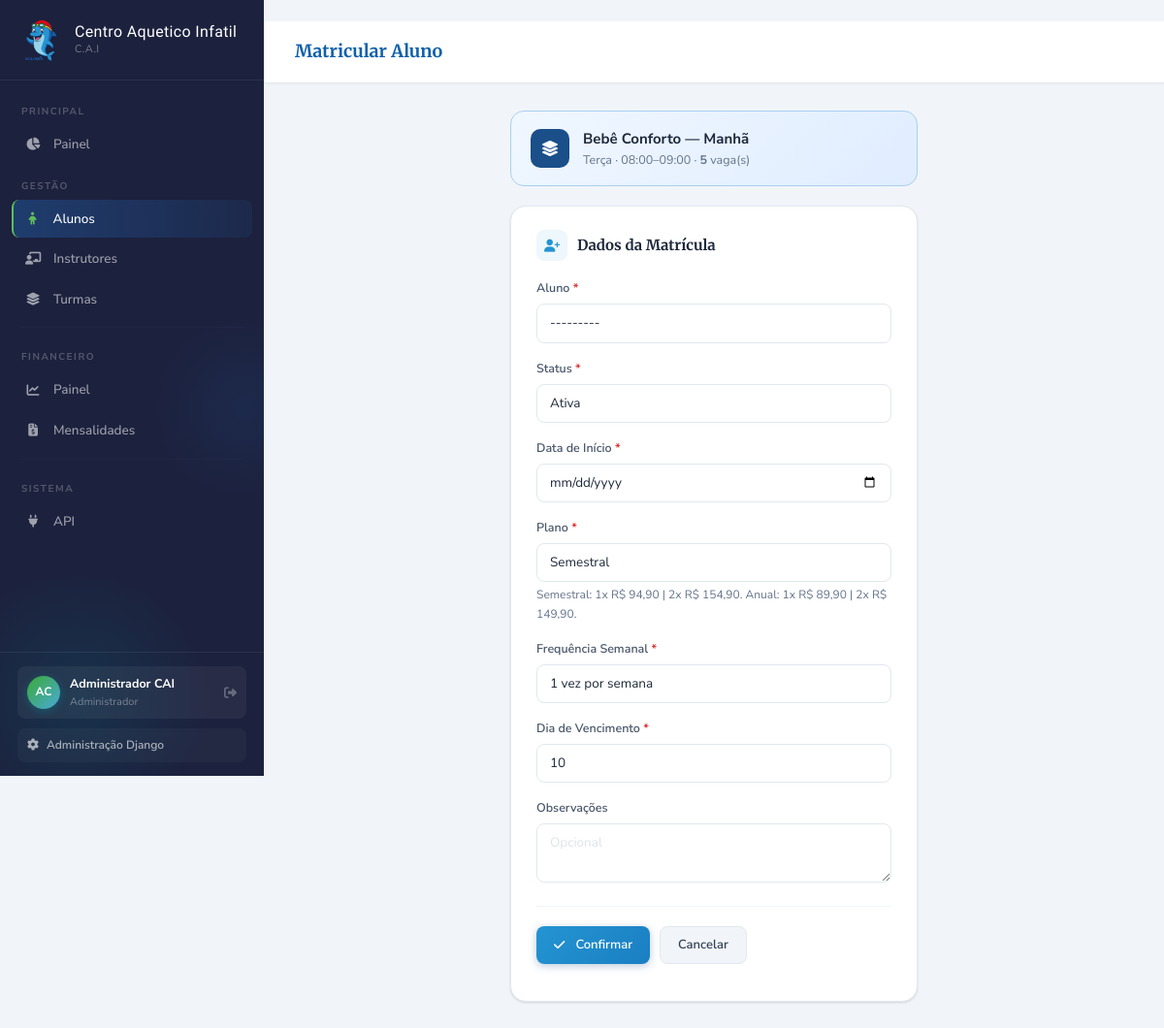
The page /turmas/2/matricular/ (signed in) on the database its author committed.
### apps/accounts/models.py (models this page shows, shortened)
class Usuario(AbstractUser):
    PERFIL_CHOICES = [
        ('admin', 'Administrador'),
        ('coordenacao', 'Coordenação'),
        ('financeiro', 'Financeiro'),
        ('professor', 'Professor'),
    ]
    perfil = models.CharField(
        max_length=20,
        choices=PERFIL_CHOICES,
        default='professor',
        verbose_name='Perfil'
    )
    telefone = models.CharField(max_length=20, blank=True, verbose_name='Telefone')
    foto = models.ImageField(
        upload_to='usuarios/', null=True, blank=True, verbose_name='Foto'
    )
    ativo = models.BooleanField(default=True, verbose_name='Ativo')
    criado_em = models.DateTimeField(auto_now_add=True)
    atualizado_em = models.DateTimeField(auto_now=True)
    class Meta:
        verbose_name = 'Usuário'
        verbose_name_plural = 'Usuários'
        ordering = ['first_name', 'last_name']

### apps/turmas/models.py (models this page shows, shortened)
class Turma(models.Model):
    DIA_SEMANA_CHOICES = [
        (0, 'Segunda'), (1, 'Terça'), (2, 'Quarta'),
        (3, 'Quinta'), (4, 'Sexta'), (5, 'Sábado'),
    ]
    FAIXA_ETARIA_CHOICES = [
        ('bebe', 'Bebê (0-2 anos)'),
        ('toddler', 'Pequenos (2-4 anos)'),
        ('kids', 'Infantil (4-6 anos)'),
        ('junior', 'Infantil (6-8 anos)'),
        ('mista', 'Turma Mista'),
    ]
    STATUS_CHOICES = [
        ('ativa', 'Ativa'),
        ('inativa', 'Inativa'),
        ('encerrada', 'Encerrada'),
    ]
    nome = models.CharField(max_length=100, verbose_name='Nome da Turma')
    faixa_etaria = models.CharField(
        max_length=20, choices=FAIXA_ETARIA_CHOICES, verbose_name='Faixa Etária'
    )
    dia_semana = models.IntegerField(choices=DIA_SEMANA_CHOICES, verbose_name='Dia da Semana')
    horario_inicio = models.TimeField(verbose_name='Horário de Início')
    horario_fim = models.TimeField(verbose_name='Horário de Fim')
    capacidade = models.PositiveIntegerField(default=10, verbose_name='Capacidade Máxima')
    professor_responsavel = models.ForeignKey(
        Professor, on_delete=models.PROTECT,
        related_name='turmas_responsavel', verbose_name='Professor Responsável'
    )
    professores_auxiliares = models.ManyToManyField(
        Professor, blank=True,
        related_name='turmas_auxiliar', verbose_name='Professores Auxiliares'
    )
    status = models.CharField(
        max_length=20, choices=STATUS_CHOICES, default='ativa', verbose_name='Status'
    )
    descricao = models.TextField(blank=True, verbose_name='Descrição')
    criado_em = models.DateTimeField(auto_now_add=True)
    atualizado_em = models.DateTimeField(auto_now=True)
    class Meta:
        verbose_name = 'Turma'
        verbose_name_plural = 'Turmas'
        ordering = ['dia_semana', 'horario_inicio']
    @property
    def vagas_disponiveis(self):
        matriculas_ativas = self.matriculas.filter(status='ativa').count()
        return max(0, self.capacidade - matriculas_ativas)

### apps/turmas/views.py (the view)
# urls.py: path('<int:pk>/matricular/', views.matricular_aluno, name='matricular_aluno'),
@login_required
def matricular_aluno(request, pk):
    turma = get_object_or_404(Turma, pk=pk)
    if request.method == 'POST':
        form = MatriculaForm(request.POST)
        if form.is_valid():
            matricula = form.save(commit=False)
            matricula.turma = turma
            try:
                matricula.save()
                messages.success(request, f'{matricula.aluno.nome} matriculado(a)!')
            except Exception as e:
                messages.error(request, f'Erro ao matricular: {e}')
            return redirect('detalhe_turma', pk=turma.pk)
    else:
        form = MatriculaForm(initial={'turma': turma})
    return render(request, 'turmas/matricula_form.html', {'form': form, 'turma': turma})

### apps/alunos/models.py (called while the page is built)
    def __str__(self):
        return f"{self.nome} - {self.matricula}"

### templates/turmas/matricula_form.html (shortened to what this page needs)
﻿{% extends 'base.html' %}
{% block page_title %}Matricular Aluno{% endblock %}
{% block content %}
<div class="row justify-content-center">
  <div class="col-lg-6">
    <div style="background:linear-gradient(135deg,#f0f7ff,#e0edff);border:1px solid #a8cff0;border-radius:14px;padding:16px 20px;margin-bottom:20px;display:flex;align-items:center;gap:14px;">
      <div style="width:40px;height:40px;border-radius:10px;background:#1a4f8a;display:flex;align-items:center;justify-content:center;color:#fff;font-size:16px;flex-shrink:0;"><i class="fas fa-layer-group"></i></div>
      <div>
        <div style="font-weight:700;font-size:15px;color:#1e293b;">{{ turma.nome }}</div>
        <div style="font-size:12.5px;color:#64748b;">{{ turma.get_dia_semana_display }} &middot; {{ turma.horario_inicio|time:"H:i" }}&ndash;{{ turma.horario_fim|time:"H:i" }} &middot; <strong>{{ turma.vagas_disponiveis }}</strong> vaga(s)</div>
      </div>
    </div>
    <div class="card-surface">
      <div class="section-hd"><div class="section-hd-icon"><i class="fas fa-user-plus"></i></div><div class="section-hd-title">Dados da Matrícula</div></div>
      <form method="post">
        {% for field in form %}
        <div class="mb-3">
          <label class="form-label">{{ field.label }}{% if field.field.required %}<span style="color:#dc2626;"> *</span>{% endif %}</label>
          {{ field }}
          {% if field.help_text %}<div style="font-size:12px;color:#64748b;margin-top:4px;">{{ field.help_text }}</div>{% endif %}
        </div>
        {% endfor %}
        <div style="display:flex;gap:10px;margin-top:24px;padding-top:20px;border-top:1px solid #f1f5f9;">
          <button type="submit" class="btn-cai btn-cai-primary"><i class="fas fa-check me-1"></i>Confirmar</button>
          <a href="{% url 'detalhe_turma' turma.pk %}" class="btn-cai btn-cai-ghost">Cancelar</a>
        </div>
      </form>
    </div>
  </div>
</div>
{% endblock %}

### templates/base.html (shortened to what this page needs)
﻿<!DOCTYPE html>
<html lang="pt-br">
{% load static %}
<head>
  <link href="https://cdnjs.cloudflare.com/ajax/libs/bootstrap/5.3.2/css/bootstrap.min.css" rel="stylesheet">
  <link href="https://cdnjs.cloudflare.com/ajax/libs/font-awesome/6.5.0/css/all.min.css" rel="stylesheet">
</head>
<body>
<nav id="sidebar">
  <div class="sidebar-brand">
    <a href="{% url 'home' %}" class="brand-link">
      <div class="brand-emblem"><img src="{% static 'img/mascote-cai.png' %}" alt="Mascote Dolphin C.A.I"></div>
      <div class="brand-text"><strong>Centro Aquetico Infatil</strong><small>C.A.I</small></div>
    </a>
  </div>
  <div class="sidebar-nav">
    <div class="nav-section-label">Principal</div>
    <div class="nav-item"><a href="{% url 'home' %}" class="nav-link {% if request.resolver_match.url_name == 'home' %}active{% endif %}"><span class="nav-icon"><i class="fas fa-chart-pie"></i></span>Painel</a></div>
    <div class="nav-section-label">Gestão</div>
    <div class="nav-item"><a href="{% url 'lista_alunos' %}" class="nav-link {% if 'aluno' in request.resolver_match.url_name %}active{% endif %}"><span class="nav-icon"><i class="fas fa-child"></i></span>Alunos</a></div>
    <div class="nav-item"><a href="{% url 'lista_professores' %}" class="nav-link {% if 'professor' in request.resolver_match.url_name %}active{% endif %}"><span class="nav-icon"><i class="fas fa-chalkboard-teacher"></i></span>Instrutores</a></div>
    <div class="nav-item"><a href="{% url 'lista_turmas' %}" class="nav-link {% if 'turma' in request.resolver_match.url_name %}active{% endif %}"><span class="nav-icon"><i class="fas fa-layer-group"></i></span>Turmas</a></div>
    <hr class="nav-divider">
    <div class="nav-section-label">Financeiro</div>
    <div class="nav-item"><a href="{% url 'financeiro' %}" class="nav-link {% if request.resolver_match.url_name == 'financeiro' %}active{% endif %}"><span class="nav-icon"><i class="fas fa-chart-line"></i></span>Painel</a></div>
    <div class="nav-item"><a href="{% url 'lista_mensalidades' %}" class="nav-link {% if 'mensalidade' in request.resolver_match.url_name %}active{% endif %}"><span class="nav-icon"><i class="fas fa-file-invoice-dollar"></i></span>Mensalidades</a></div>
    <hr class="nav-divider">
    <div class="nav-section-label">Sistema</div>
    <div class="nav-item"><a href="/api/v1/" target="_blank" class="nav-link"><span class="nav-icon"><i class="fas fa-plug"></i></span>API</a></div>
  </div>
  <div class="sidebar-footer">
    <div class="user-pill">
      <div class="user-avatar-sm">{{ request.user.first_name|first|upper }}{{ request.user.last_name|first|upper }}</div>
      <div class="user-info-sm"><strong>{{ request.user.get_full_name|default:request.user.username }}</strong><small>{{ request.user.get_perfil_display }}</small></div>
      <a href="{% url 'logout' %}" class="user-logout" title="Sair"><i class="fas fa-sign-out-alt"></i></a>
    </div>
    <a href="/admin/" target="_blank" class="sidebar-admin-link"><i class="fas fa-cog"></i>Administração Django</a>
  </div>
</nav>
<div id="main">
  <div class="topbar">
    <div class="topbar-title">{% block page_title %}C.A.I{% endblock %}</div>
  </div>
  <div class="page-content">{% block content %}{% endblock %}</div>
</div>
</body>
</html>

### rows shown on the page
Usuario: user.first_name|first "A", user.last_name|first "C", user.get_full_name "Administrador CAI", user.perfil "Administrador"
Turma: nome "Bebê Conforto — Manhã", dia_semana "Terça", horario_inicio "08:00", horario_fim "09:00", vagas_disponiveis "5"

### other values the page prints
{{ field.label }} "Aluno" "Status" "Data de Início" "Plano" "Frequência Semanal" "Dia de Vencimento" "Observações"
{{ field.help_text }} "Semestral: 1x R$ 94,90 | 2x R$ 154,90. Anual: 1x R$ 89,90 | 2x R$ 149,90."
